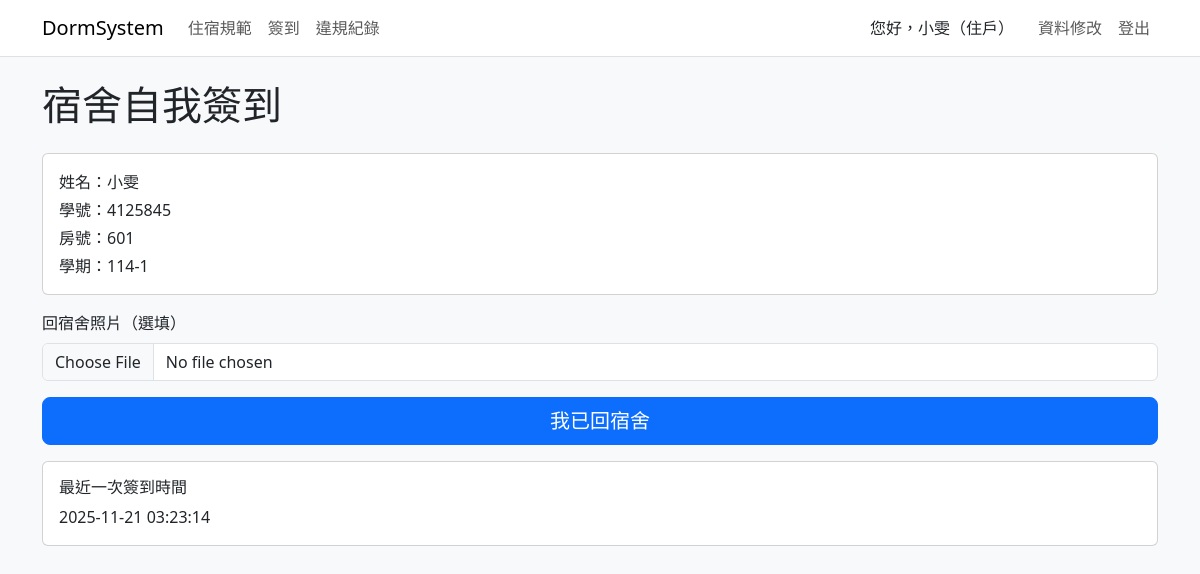
Before: /checkin_self.php (signed in) with the older database file.
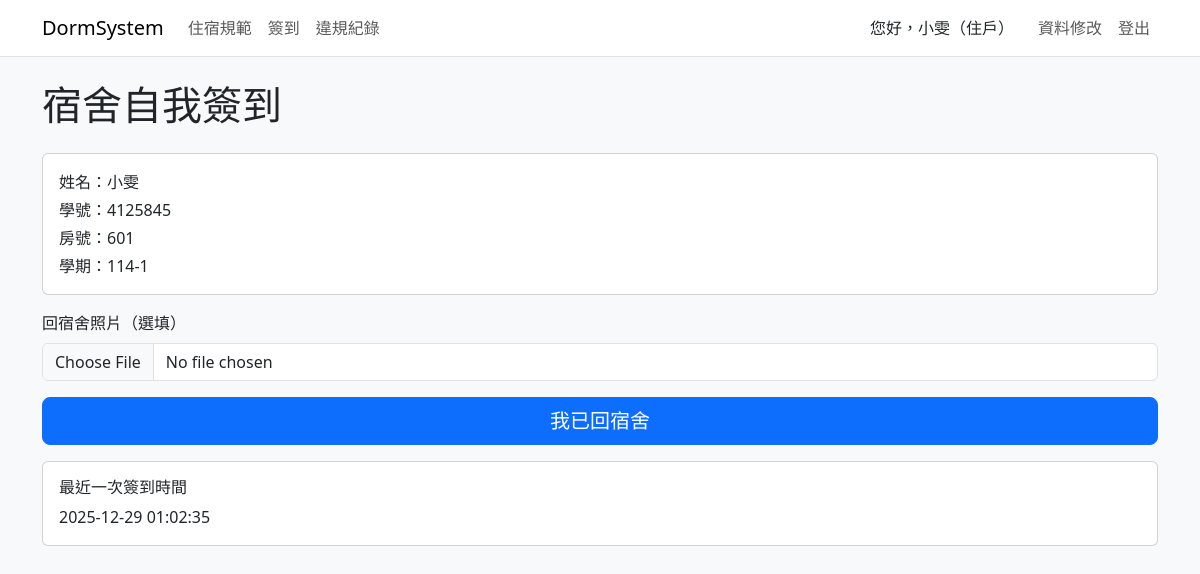
After: the same page with the newer database file.
### tables this page shows
CREATE TABLE `sign_in` (
  `id` int(10) UNSIGNED NOT NULL COMMENT '簽到紀錄編號',
  `household_id` int(10) UNSIGNED NOT NULL COMMENT 'FK → household.id',
  `StID` varchar(20) NOT NULL COMMENT '學號',
  `time` datetime NOT NULL DEFAULT current_timestamp() COMMENT '簽到時間',
  `method` enum('舍監登記','住戶登記') NOT NULL COMMENT '簽到方式',
  `photo` varchar(255) DEFAULT NULL COMMENT '簽到照片'
);

### checkin_self.php (the view, shortened to what this page needs)
<?php
require_once "includes/db.php";
$StID = $_SESSION['account'] ?? ($_SESSION['user']['account'] ?? null);
$last_checkin_time = null;
$sql = "SELECT * FROM household
        WHERE StID = ?
          AND (check_out_at IS NULL OR check_out_at = '0000-00-00 00:00:00')
        ORDER BY id DESC
        LIMIT 1";
$stmt = $conn->prepare($sql);
$stmt->bind_param("s", $StID);
$stmt->execute();
$household = $stmt->get_result()->fetch_assoc();
if ($household) {
    $sql = "SELECT time FROM sign_in
            WHERE household_id = ?
            ORDER BY time DESC
            LIMIT 1";
    $stmt = $conn->prepare($sql);
    $stmt->bind_param("i", $household['id']);
    $stmt->execute();
    $row = $stmt->get_result()->fetch_assoc();
    if ($row) {
        $last_checkin_time = $row['time'];
    }
}
?>
<!DOCTYPE html>
<html lang="zh-Hant">
<head>
<link href="https://cdn.jsdelivr.net/npm/bootstrap@5.3.3/dist/css/bootstrap.min.css" rel="stylesheet">
</head>
<body class="bg-light">
<?php include "includes/navbar.php"; ?>
<div class="container py-4">
    <h1 class="mb-4">宿舍自我簽到</h1>
    <?php if ($household): ?>
        <div class="card mb-3">
            <div class="card-body">
                <p class="mb-1">姓名：<?= htmlspecialchars($household['name']) ?></p>
                <p class="mb-1">學號：<?= htmlspecialchars($household['StID']) ?></p>
                <p class="mb-1">房號：<?= htmlspecialchars($household['number']) ?></p>
                <p class="mb-0">學期：<?= htmlspecialchars($household['semester']) ?></p>
            </div>
        </div>
        <form method="post" enctype="multipart/form-data" class="mb-3">
            <div class="mb-3">
                <label class="form-label">回宿舍照片（選填）</label>
                <input type="file" name="photo" class="form-control">
            </div>
            <button type="submit" class="btn btn-primary btn-lg w-100">
                我已回宿舍
            </button>
        </form>
    <?php endif; ?>
    <div class="card">
        <div class="card-body">
            <h6 class="card-title">最近一次簽到時間</h6>
            <p class="mb-0">
                <?= $last_checkin_time ? htmlspecialchars($last_checkin_time) : "尚未有簽到紀錄" ?>
            </p>
        </div>
    </div>
</div>
</body>
</html>

Changed rows visible on the page:
no longer on this page (row unchanged): sign_in: time "2025-11-21 03:23:14"
added sign_in: time "2025-12-29 01:02:35"
